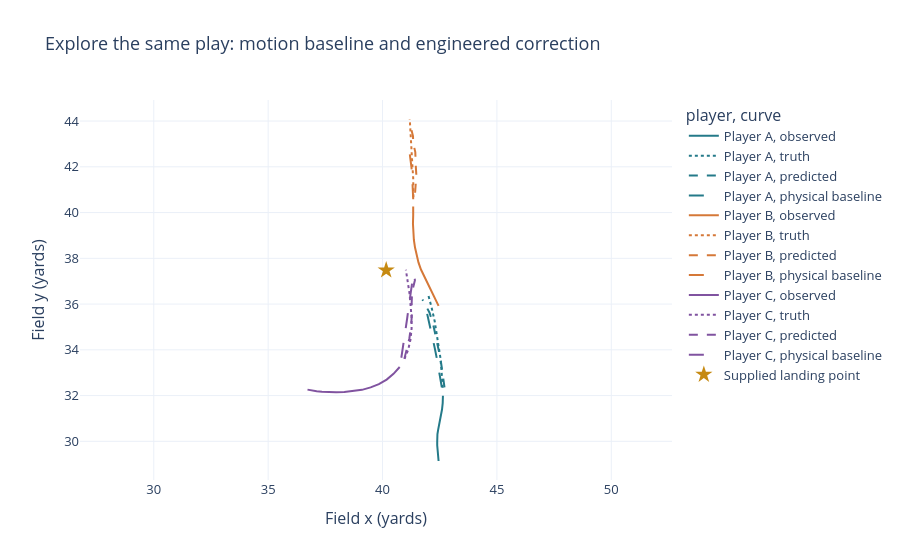

This figure's notebook cell:
### Markdown cell above
### Inspect one play without selecting a flattering example

The example is the first development play by game/play identifier, showing up to three requested players in identifier order. Selection does not use prediction error. Solid dots mark the throw. The embedded figure uses the current validated research predictor. Regenerating this particular figure requires private tracking; the full quantitative comparisons above also work from the published aggregates.

The physical-baseline curve shows what the learned correction changes. The per-player table can show improvements or regressions; this single example does not replace the full-game attribution evidence.

### Code cell
from nfl_trajectory.research_visuals import load_development_example

example = load_development_example(ROOT)
if example:
    static(example.static_figure)
    interactive(example.interactive_figure)
    display(example.roles)
    display(example.metrics.round(5))
    display(
        Markdown(
            f"**Displayed predictor:** {example.selected_model} · "
            f"first development game/play: {example.game_id}/{example.play_id}."
        )
    )
else:
    display(Markdown("The canonical executed notebook contains the private-data example figure."))

### Figure 1 — Plotly figure (JSON) as saved in the notebook; plotly's stock layout.template omitted (floating-point values rounded to 4 significant figures)
{"data": [{"customdata": [[-1.4], [-1.3], [-1.2], [-1.1], [-1.0], [-0.9], [-0.8], [-0.7], [-0.6], [-0.5], [-0.4], [-0.3], [-0.2], [-0.1], [0.0]], "hovertemplate": "player=Player A<br>curve=observed<br>Field x (yards)=%{x}<br>Field y (yards)=%{y}<br>seconds_from_throw=%{customdata[0]}<extra></extra>", "legendgroup": "Player A, observed", "line": {"color": "#247A89", "dash": "solid"}, "marker": {"symbol": "circle"}, "mode": "lines", "name": "Player A, observed", "orientation": "v", "showlegend": true, "type": "scatter", "x": [42.45, 42.43, 42.41, 42.4, 42.39, 42.39, 42.39, 42.4, 42.43, 42.47, 42.52, 42.56, 42.6, 42.63, 42.64], "xaxis": "x", "y": [29.14, 29.32, 29.5, 29.67, 29.83, 29.99, 30.15, 30.32, 30.5, 30.7, 30.9, 31.13, 31.39, 31.67, 31.99], "yaxis": "y"}, {"customdata": [[0.1], [0.2], [0.3], [0.4], [0.5], [0.6], [0.7], [0.8], [0.9]], "hovertemplate": "player=Player A<br>curve=truth<br>Field x (yards)=%{x}<br>Field y (yards)=%{y}<br>seconds_from_throw=%{customdata[0]}<extra></extra>", "legendgroup": "Player A, truth", "line": {"color": "#247A89", "dash": "dot"}, "marker": {"symbol": "circle"}, "mode": "lines", "name": "Player A, truth", "orientation": "v", "showlegend": true, "type": "scatter", "x": [42.63, 42.61, 42.57, 42.53, 42.46, 42.38, 42.28, 42.15, 41.99], "xaxis": "x", "y": [32.34, 32.74, 33.19, 33.65, 34.15, 34.69, 35.25, 35.83, 36.43], "yaxis": "y"}, {"customdata": [[0.1], [0.2], [0.3], [0.4], [0.5], [0.6], [0.7], [0.8], [0.9]], "hovertemplate": "player=Player A<br>curve=predicted<br>Field x (yards)=%{x}<br>Field y (yards)=%{y}<br>seconds_from_throw=%{customdata[0]}<extra></extra>", "legendgroup": "Player A, predicted", "line": {"color": "#247A89", "dash": "dash"}, "marker": {"symbol": "circle"}, "mode": "lines", "name": "Player A, predicted", "orientation": "v", "showlegend": true, "type": "scatter", "x": [42.71, 42.67, 42.6, 42.53, 42.43, 42.32, 42.21, 42.05, 41.75], "xaxis": "x", "y": [32.35, 32.75, 33.17, 33.65, 34.11, 34.6, 35.12, 35.62, 36.2], "yaxis": "y"}, {"customdata": [[0.1], [0.2], [0.3], [0.4], [0.5], [0.6], [0.7], [0.8], [0.9]], "hovertemplate": "player=Player A<br>curve=physical baseline<br>Field x (yards)=%{x}<br>Field y (yards)=%{y}<br>seconds_from_throw=%{customdata[0]}<extra></extra>", "legendgroup": "Player A, physical baseline", "line": {"color": "#247A89", "dash": "longdash"}, "marker": {"symbol": "circle"}, "mode": "lines", "name": "Player A, physical baseline", "orientation": "v", "showlegend": true, "type": "scatter", "x": [42.59, 42.53, 42.46, 42.38, 42.28, 42.18, 42.07, 41.96, 41.83], "xaxis": "x", "y": [32.36, 32.75, 33.17, 33.61, 34.08, 34.56, 35.06, 35.57, 36.1], "yaxis": "y"}, {"customdata": [[-1.4], [-1.3], [-1.2], [-1.1], [-1.0], [-0.9], [-0.8], [-0.7], [-0.6], [-0.5], [-0.4], [-0.3], [-0.2], [-0.1], [0.0]], "hovertemplate": "player=Player B<br>curve=observed<br>Field x (yards)=%{x}<br>Field y (yards)=%{y}<br>seconds_from_throw=%{customdata[0]}<extra></extra>", "legendgroup": "Player B, observed", "line": {"color": "#D57838", "dash": "solid"}, "marker": {"symbol": "circle"}, "mode": "lines", "name": "Player B, observed", "orientation": "v", "showlegend": true, "type": "scatter", "x": [42.45, 42.34, 42.21, 42.08, 41.94, 41.8, 41.68, 41.57, 41.48, 41.42, 41.37, 41.34, 41.33, 41.34, 41.34], "xaxis": "x", "y": [35.92, 36.15, 36.39, 36.65, 36.92, 37.21, 37.51, 37.82, 38.14, 38.47, 38.8, 39.15, 39.51, 39.88, 40.27], "yaxis": "y"}, {"customdata": [[0.1], [0.2], [0.3], [0.4], [0.5], [0.6], [0.7], [0.8], [0.9]], "hovertemplate": "player=Player B<br>curve=truth<br>Field x (yards)=%{x}<br>Field y (yards)=%{y}<br>seconds_from_throw=%{customdata[0]}<extra></extra>", "legendgroup": "Player B, truth", "line": {"color": "#D57838", "dash": "dot"}, "marker": {"symbol": "circle"}, "mode": "lines", "name": "Player B, truth", "orientation": "v", "showlegend": true, "type": "scatter", "x": [41.35, 41.35, 41.34, 41.31, 41.29, 41.26, 41.22, 41.21, 41.19], "xaxis": "x", "y": [40.67, 41.08, 41.52, 41.97, 42.42, 42.87, 43.31, 43.72, 44.09], "yaxis": "y"}, {"customdata": [[0.1], [0.2], [0.3], [0.4], [0.5], [0.6], [0.7], [0.8], [0.9]], "hovertemplate": "player=Player B<br>curve=predicted<br>Field x (yards)=%{x}<br>Field y (yards)=%{y}<br>seconds_from_throw=%{customdata[0]}<extra></extra>", "legendgroup": "Player B, predicted", "line": {"color": "#D57838", "dash": "dash"}, "marker": {"symbol": "circle"}, "mode": "lines", "name": "Player B, predicted", "orientation": "v", "showlegend": true, "type": "scatter", "x": [41.42, 41.44, 41.48, 41.46, 41.45, 41.43, 41.34, 41.33, 41.23], "xaxis": "x", "y": [40.87, 41.17, 41.63, 41.99, 42.3, 42.64, 43.04, 43.34, 43.74], "yaxis": "y"}, {"customdata": [[0.1], [0.2], [0.3], [0.4], [0.5], [0.6], [0.7], [0.8], [0.9]], "hovertemplate": "player=Player B<br>curve=physical baseline<br>Field x (yards)=%{x}<br>Field y (yards)=%{y}<br>seconds_from_throw=%{customdata[0]}<extra></extra>", "legendgroup": "Player B, physical baseline", "line": {"color": "#D57838", "dash": "longdash"}, "marker": {"symbol": "circle"}, "mode": "lines", "name": "Player B, physical baseline", "orientation": "v", "showlegend": true, "type": "scatter", "x": [41.34, 41.34, 41.32, 41.31, 41.29, 41.26, 41.24, 41.2, 41.17], "xaxis": "x", "y": [40.58, 40.88, 41.17, 41.44, 41.71, 41.97, 42.23, 42.48, 42.72], "yaxis": "y"}, {"customdata": [[-1.4], [-1.3], [-1.2], [-1.1], [-1.0], [-0.9], [-0.8], [-0.7], [-0.6], [-0.5], [-0.4], [-0.3], [-0.2], [-0.1], [0.0]], "hovertemplate": "player=Player C<br>curve=observed<br>Field x (yards)=%{x}<br>Field y (yards)=%{y}<br>seconds_from_throw=%{customdata[0]}<extra></extra>", "legendgroup": "Player C, observed", "line": {"color": "#8053A0", "dash": "solid"}, "marker": {"symbol": "circle"}, "mode": "lines", "name": "Player C, observed", "orientation": "v", "showlegend": true, "type": "scatter", "x": [36.72, 36.8, 36.94, 37.12, 37.35, 37.64, 37.97, 38.33, 38.71, 39.1, 39.48, 39.84, 40.18, 40.48, 40.75], "xaxis": "x", "y": [32.26, 32.24, 32.21, 32.19, 32.17, 32.15, 32.15, 32.16, 32.19, 32.25, 32.36, 32.5, 32.7, 32.95, 33.25], "yaxis": "y"}, {"customdata": [[0.1], [0.2], [0.3], [0.4], [0.5], [0.6], [0.7], [0.8], [0.9]], "hovertemplate": "player=Player C<br>curve=truth<br>Field x (yards)=%{x}<br>Field y (yards)=%{y}<br>seconds_from_throw=%{customdata[0]}<extra></extra>", "legendgroup": "Player C, truth", "line": {"color": "#8053A0", "dash": "dot"}, "marker": {"symbol": "circle"}, "mode": "lines", "name": "Player C, truth", "orientation": "v", "showlegend": true, "type": "scatter", "x": [40.96, 41.12, 41.22, 41.27, 41.27, 41.24, 41.18, 41.1, 41.02], "xaxis": "x", "y": [33.6, 34.0, 34.44, 34.92, 35.42, 35.93, 36.46, 36.98, 37.5], "yaxis": "y"}, {"customdata": [[0.1], [0.2], [0.3], [0.4], [0.5], [0.6], [0.7], [0.8], [0.9]], "hovertemplate": "player=Player C<br>curve=predicted<br>Field x (yards)=%{x}<br>Field y (yards)=%{y}<br>seconds_from_throw=%{customdata[0]}<extra></extra>", "legendgroup": "Player C, predicted", "line": {"color": "#8053A0", "dash": "dash"}, "marker": {"symbol": "circle"}, "mode": "lines", "name": "Player C, predicted", "orientation": "v", "showlegend": true, "type": "scatter", "x": [40.96, 41.08, 41.17, 41.25, 41.28, 41.27, 41.29, 41.42, 41.34], "xaxis": "x", "y": [33.61, 34.05, 34.51, 35.08, 35.57, 36.06, 36.53, 37.04, 37.46], "yaxis": "y"}, {"customdata": [[0.1], [0.2], [0.3], [0.4], [0.5], [0.6], [0.7], [0.8], [0.9]], "hovertemplate": "player=Player C<br>curve=physical baseline<br>Field x (yards)=%{x}<br>Field y (yards)=%{y}<br>seconds_from_throw=%{customdata[0]}<extra></extra>", "legendgroup": "Player C, physical baseline", "line": {"color": "#8053A0", "dash": "longdash"}, "marker": {"symbol": "circle"}, "mode": "lines", "name": "Player C, physical baseline", "orientation": "v", "showlegend": true, "type": "scatter", "x": [40.82, 40.89, 40.96, 41.02, 41.08, 41.14, 41.2, 41.26, 41.32], "xaxis": "x", "y": [33.65, 34.07, 34.51, 34.95, 35.39, 35.83, 36.27, 36.69, 37.1], "yaxis": "y"}, {"marker": {"color": "#C68A12", "size": 13, "symbol": "star"}, "mode": "markers", "name": "Supplied landing point", "type": "scatter", "x": [40.16], "y": [37.48]}], "layout": {"font": {"size": 13}, "legend": {"title": {"text": "player, curve"}, "tracegroupgap": 0}, "title": {"text": "Explore the same play: motion baseline and engineered correction"}, "xaxis": {"anchor": "y", "domain": [0.0, 1.0], "title": {"text": "Field x (yards)"}}, "yaxis": {"anchor": "x", "domain": [0.0, 1.0], "scaleanchor": "x", "scaleratio": 1, "title": {"text": "Field y (yards)"}}}}
